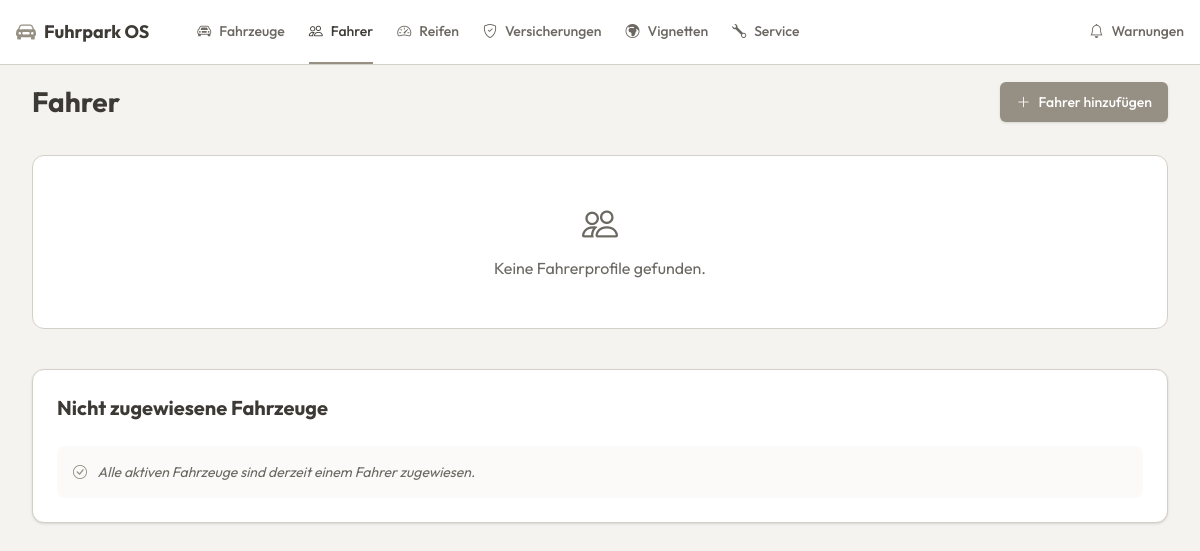
/views/drivers/drivers_list.php, run on an earlier commit of the app's database.
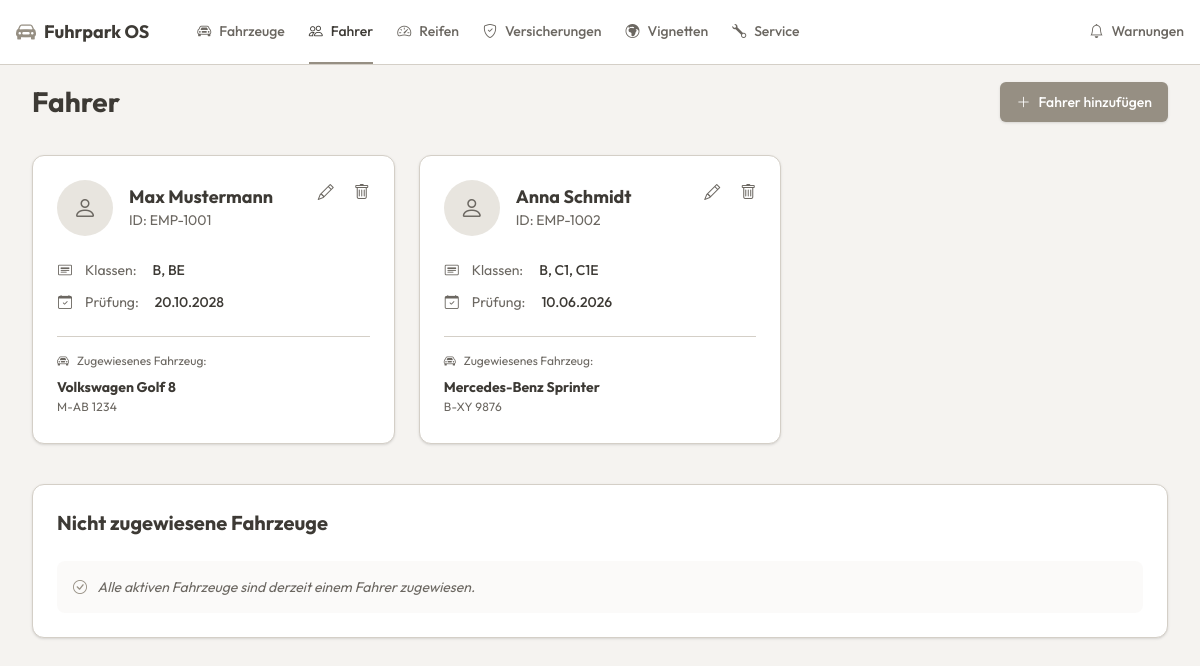
And on a later commit of the database.
### tables this page shows
CREATE TABLE fahrzeuge (
        id INTEGER PRIMARY KEY AUTOINCREMENT,
        kennzeichen TEXT NOT NULL,
        fahrzeug_typ TEXT NOT NULL,
        marke TEXT NOT NULL,
        modell TEXT NOT NULL,
        vin TEXT NOT NULL,
        status TEXT DEFAULT 'Aktiv',
        fahrer_id INTEGER DEFAULT NULL,
        naechster_tuev TEXT NOT NULL,
        naechster_service TEXT NOT NULL
    );

CREATE TABLE fahrer (
        id INTEGER PRIMARY KEY AUTOINCREMENT,
        vorname TEXT NOT NULL,
        nachname TEXT NOT NULL,
        mitarbeiter_id TEXT NOT NULL,
        fuehrerscheinklassen TEXT NOT NULL,
        naechste_pruefung TEXT NOT NULL
    );

### views/drivers/drivers_list.php (the view, shortened to what this page needs)
<?php
require '../../config/db.php';
$sqlDrivers = "
    SELECT dr.*, f.id AS vehicle_id, f.marke, f.modell, f.kennzeichen
    FROM fahrer dr
    LEFT JOIN fahrzeuge f ON dr.id = f.fahrer_id
";
$fahrer = $pdo->query($sqlDrivers)->fetchAll(PDO::FETCH_ASSOC);
$sqlUnassigned = "
    SELECT id, marke, modell, kennzeichen
    FROM fahrzeuge
    WHERE status = 'Aktiv' AND (fahrer_id IS NULL OR fahrer_id = 0)
";
$unassignedVehicles = $pdo->query($sqlUnassigned)->fetchAll(PDO::FETCH_ASSOC);
$today = date('Y-m-d');
?>
<!DOCTYPE html>
<html lang="de">
<head>
    <link href="https://cdn.jsdelivr.net/npm/bootstrap-icons@1.10.5/font/bootstrap-icons.css" rel="stylesheet">
    <script src="https://unpkg.com/@tailwindcss/browser@4"></script>
</head>
<body>
<?php include '../../components/navbar.php'; ?>
<main class="max-w-[1300px] mx-auto px-4 sm:px-6 lg:px-8 py-4">
    <div class="flex flex-col sm:flex-row justify-between items-start sm:items-center mb-8 gap-4">
        <h1 class="text-[28px] font-bold text-foreground">Fahrer</h1>
        <a href="driver_form.php" class="w-full sm:w-auto flex items-center justify-center gap-2 bg-primary text-primary-foreground hover:opacity-90 px-4 py-2.5 text-sm font-medium rounded-md shadow-sm transition-opacity">
            <i class="bi bi-plus-lg"></i> Fahrer hinzufügen
        </a>
    </div>
    <div class="grid grid-cols-1 md:grid-cols-2 lg:grid-cols-3 gap-6 mb-10">
        <?php foreach ($fahrer as $person):
            $isOverdue = ($person['naechste_pruefung'] < $today);
            $formattedDate = date('d.m.Y', strtotime($person['naechste_pruefung']));
            ?>
            <div class="bg-card border border-border rounded-xl shadow-sm p-6 flex flex-col relative group transition-shadow hover:shadow-md">
                <div class="absolute top-4 right-4 flex gap-1">
                    <a href="driver_form.php?id=<?= $person['id'] ?>" class="text-muted-foreground hover:text-primary p-2 rounded-md transition-colors" title="Bearbeiten">
                        <i class="bi bi-pencil"></i>
                    </a>
                    <a href="#" class="text-muted-foreground hover:text-destructive hover:bg-destructive/10 p-2 rounded-md transition-colors" title="Löschen" onclick="return confirm('Möchten Sie diesen Fahrer wirklich entfernen?');">
                        <i class="bi bi-trash"></i>
                    </a>
                </div>
                <div class="flex items-center gap-4 mb-6">
                    <div class="w-14 h-14 rounded-full bg-muted flex items-center justify-center text-muted-foreground text-2xl shrink-0">
                        <i class="bi bi-person"></i>
                    </div>
                    <div>
                        <h3 class="font-bold text-lg leading-tight text-foreground">
                            <?= htmlspecialchars($person['vorname']) ?> <?= htmlspecialchars($person['nachname']) ?>
                        </h3>
                        <p class="text-sm text-muted-foreground mt-0.5">ID: <?= htmlspecialchars($person['mitarbeiter_id']) ?></p>
                    </div>
                </div>
                <div class="space-y-3 mb-6">
                    <div class="flex items-center gap-3 text-sm text-foreground">
                        <i class="bi bi-card-heading text-muted-foreground w-4 text-center"></i>
                        <span class="text-muted-foreground mr-1">Klassen:</span>
                        <span class="font-medium"><?= htmlspecialchars($person['fuehrerscheinklassen']) ?: '-' ?></span>
                    </div>
                    <div class="flex items-center gap-3 text-sm text-foreground">
                        <i class="bi bi-calendar-check text-muted-foreground w-4 text-center"></i>
                        <span class="text-muted-foreground mr-1">Prüfung:</span>
                        <span class="font-medium <?= $isOverdue ? 'text-destructive' : '' ?>">
                            <?= $formattedDate ?>
                        </span>
                    </div>
                </div>
                <div class="mt-auto border-t border-border pt-4">
                    <div class="text-xs text-muted-foreground mb-1 flex items-center gap-2">
                        <i class="bi bi-car-front"></i> Zugewiesenes Fahrzeug:
                    </div>
                    <?php if ($person['vehicle_id']): ?>
                        <a href="../vehicles/vehicle_details.php?id=<?= $person['vehicle_id'] ?>" class="block hover:bg-muted/30 -mx-2 px-2 py-1 rounded transition-colors">
                            <div class="font-bold text-foreground text-sm">
                                <?= htmlspecialchars($person['marke']) ?> <?= htmlspecialchars($person['modell']) ?>
                            </div>
                            <div class="text-xs text-muted-foreground uppercase mt-0.5 tracking-wide">
                                <?= htmlspecialchars($person['kennzeichen']) ?>
                            </div>
                        </a>
                    <?php else: ?>
                        <div class="font-medium text-foreground text-sm italic">Keines</div>
                        <a href="assign_driver.php?fahrer_id=<?= $person['id'] ?>" class="text-xs text-primary hover:underline mt-0.5 inline-block">Jetzt zuweisen</a>
                    <?php endif; ?>
                </div>
            </div>
        <?php endforeach; ?>
        <?php if (empty($fahrer)): ?>
            <div class="col-span-full bg-card border border-border rounded-xl p-12 text-center text-muted-foreground">
                <i class="bi bi-people text-4xl mb-3 block"></i>
                Keine Fahrerprofile gefunden.
            </div>
        <?php endif; ?>
    </div>
    <div class="bg-card border border-border rounded-xl shadow-sm p-6 mb-8">
        <h2 class="text-xl font-bold text-foreground mb-6">Nicht zugewiesene Fahrzeuge</h2>
        <?php if (empty($unassignedVehicles)): ?>
            <div class="text-sm text-muted-foreground italic bg-muted/20 p-4 rounded-lg">
                <i class="bi bi-check-circle text-primary mr-2"></i> Alle aktiven Fahrzeuge sind derzeit einem Fahrer zugewiesen.
            </div>
        <?php endif; ?>
    </div>
</main>
</body>
</html>

### components/navbar.php (shortened to what this page needs)
<?php
$currentPage = basename($_SERVER['SCRIPT_NAME']);
?>
<nav class="bg-card border-b border-border sticky top-0 z-50">
    <div class="max-w-[1300px] mx-auto px-4 h-16 flex items-center gap-8 overflow-x-auto no-scrollbar">
        <a href="<?= BASE_URL ?>index.php" class="flex items-center gap-2 text-lg font-bold whitespace-nowrap pr-4">
            <i class="bi bi-car-front-fill text-primary text-xl"></i> Fuhrpark OS
        </a>
        <div class="flex items-center gap-6 h-full text-sm font-medium">
            <?php
            $navItems = [
                    ['Fahrzeuge', 'bi-car-front', ['index.php', 'vehicle_details.php', 'vehicle_form.php'], 'index.php'],
                    ['Fahrer', 'bi-people', ['drivers_list.php', 'driver_form.php', 'assign_driver.php'], 'views/drivers/drivers_list.php'],
                    ['Reifen', 'bi-speedometer2', ['tires_list.php', 'tire_form.php'], 'views/vehicles/tires_list.php'],
                    ['Versicherungen', 'bi-shield-check', ['insurance_list.php', 'insurance_form.php'], 'views/vehicles/insurance_list.php'],
                    ['Vignetten', 'bi-globe-europe-africa', ['vignette_list.php', 'vignette_form.php'], 'views/vehicles/vignette_list.php'],
                    ['Service', 'bi-wrench', ['service_list.php', 'service_form.php'], 'views/service/service_list.php']
            ];
            foreach ($navItems as $item):
                $isActive = in_array($currentPage, $item[2])
                        ? 'border-primary text-foreground'
                        : 'border-transparent text-muted-foreground hover:text-foreground hover:border-border';
                ?>
                <a href="<?= BASE_URL . $item[3] ?>" class="flex items-center gap-2 h-full border-b-2 transition-colors whitespace-nowrap <?= $isActive ?>">
                    <i class="bi <?= $item[1] ?>"></i> <?= $item[0] ?>
                </a>
            <?php endforeach; ?>
        </div>
        <?php
        $isWarningsActive = ($currentPage === 'warnings_list.php')
                ? 'border-primary text-foreground'
                : 'border-transparent text-muted-foreground hover:text-foreground';
        ?>
        <a href="<?= BASE_URL ?>views/vehicles/warnings_list.php" class="flex items-center gap-2 h-full border-b-2 text-sm font-medium transition-colors whitespace-nowrap pl-4 border-l border-border <?= $isWarningsActive ?>">
            <i class="bi bi-bell"></i> Warnungen
        </a>
    </div>
</nav>

### components/navbar.php (style rules this page uses)
.no-scrollbar { -ms-overflow-style: none; scrollbar-width: none; }

What changed in the data, as far as the page shows it:
added fahrzeuge: fahrer.vorname "Max", fahrer.nachname "Mustermann", fahrer.mitarbeiter_id "EMP-1001", fahrer.fuehrerscheinklassen "B, BE", fahrer.naechste_pruefung "20.10.2028", marke "Volkswagen", modell "Golf 8", kennzeichen "M-AB 1234"
added fahrzeuge: fahrer.vorname "Anna", fahrer.nachname "Schmidt", fahrer.mitarbeiter_id "EMP-1002", fahrer.fuehrerscheinklassen "B, C1, C1E", fahrer.naechste_pruefung "10.06.2026", marke "Mercedes-Benz", modell "Sprinter", kennzeichen "B-XY 9876"
Also different on the page:
text no longer shown: "Keine Fahrerprofile gefunden."
